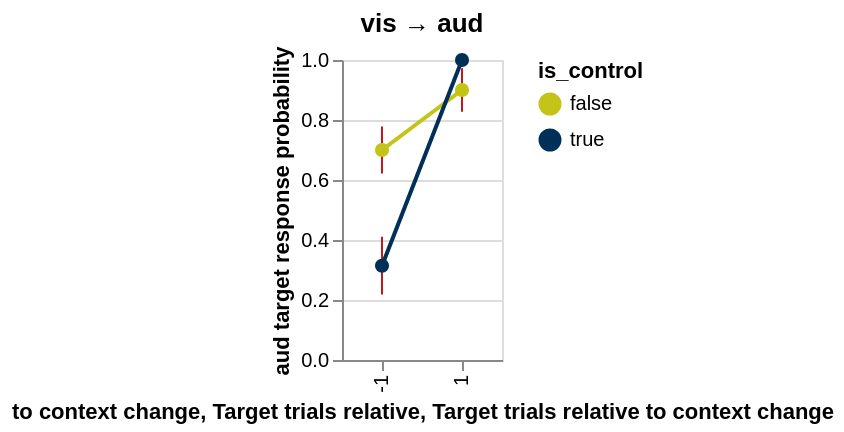

Source (notebook cell):
### Code cell
import altair as alt

df = (
    pl.read_parquet("vayle_muscimol.parquet")        
)

next_rew_df = (
    df.unique(['session_id', 'block_index']).sort('block_index').group_by('session_id', maintain_order=True).agg('block_index', 'rewarded_modality')
    .with_columns(
        pl.col('rewarded_modality').list.shift(1).alias('prev_rewarded_modality'),
        pl.col('rewarded_modality').list.shift(-1).alias('next_rewarded_modality'),
    )
    .explode('block_index', 'prev_rewarded_modality', 'next_rewarded_modality')
    .drop('rewarded_modality')
)

# - vis block to aud block transitions
#   - aud target, unrewarded -> aud target rewarded
#
trial_to_use = 1 # second autoreward
to_aud_rew_df = (
    df
    .join(next_rew_df, on=['session_id', 'block_index'])
    .filter(
        pl.col('is_aud_target'),
    )
    .with_columns(
        (pl.col('trial_index_in_block') == pl.col('trial_index_in_block').max()).over('session_id', 'block_index').alias('is_last_trial_in_block'),
        (pl.col('trial_index_in_block') == trial_to_use).over('session_id', 'block_index').alias('is_first_trial_in_block'),
    )
    .with_columns(
        pl.when(pl.col('is_last_trial_in_block') & pl.col('is_vis_rewarded') & pl.col('next_rewarded_modality').eq('aud'))
        .then(-1)
        .when(pl.col('is_first_trial_in_block') & pl.col('is_aud_rewarded') & pl.col('prev_rewarded_modality').eq('vis'))
        .then(1)
        .otherwise(None)
        .alias('trial')
    )
    .drop_nulls('trial')
    .with_columns(
        pl.col('is_response').sum().over('session_id', 'trial').alias('n_responses'),
        pl.col('is_aud_target').len().over('session_id', 'trial').alias('n_trials'),
        (pl.col('is_response').sum() / pl.col('is_aud_target').len()).over('session_id', 'trial').alias('response probability')
    )
    .sort('session_id')
    .group_by('subject_id', 'trial', 'is_control')
    .agg(
        pl.col('response probability').mean(),
    )
) 

lines = alt.Chart(to_aud_rew_df, width=80, height=150).mark_line(point=True).encode(
    x='trial:N',
    y='mean(response probability):Q',
    color='is_control:N'
)
dots = alt.Chart(to_aud_rew_df).mark_point(filled=True, size=50).encode(
    x=alt.X('trial:N', title={'Target trials relative to context change'}),
    y=alt.Y('mean(response probability):Q', title='aud target response probability'),  
    color=alt.Color('is_control:N').scale(range=[ "#C4C418", '#003057'])
)
error = alt.Chart(to_aud_rew_df).mark_errorbar(color="#C41818").encode(
    x=alt.X('trial:N', title={'Target trials relative','to context change'}),
    y=alt.Y('mean(response probability):Q', title='aud target response probability'),  
    detail=alt.Color('is_control:N'),
)
chart = (error + lines + dots).properties(title='vis → aud')
chart.save('vis_to_aud_transition_aud_target_response_probability.html')
chart.save('aud_to_vis_transition_vis_target_response_probability.svg')
chart.save(r'C:\Users\vayle.lafehr\Downloads\vis_to_aud_transition_aud_target_response_probability.svg')
chart

### Figure 1 — Vega-Lite specification as saved in the notebook (floating-point values rounded to 4 significant figures)
{"config": {"view": {"continuousWidth": 300, "continuousHeight": 300}}, "layer": [{"mark": {"type": "errorbar", "color": "#C41818"}, "encoding": {"detail": {"field": "is_control", "type": "nominal"}, "x": {"field": "trial", "title": ["to context change", "Target trials relative"], "type": "nominal"}, "y": {"aggregate": "mean", "field": "response probability", "title": "aud target response probability", "type": "quantitative"}}}, {"mark": {"type": "line", "point": true}, "encoding": {"color": {"field": "is_control", "type": "nominal"}, "x": {"field": "trial", "type": "nominal"}, "y": {"aggregate": "mean", "field": "response probability", "type": "quantitative"}}}, {"mark": {"type": "point", "filled": true, "size": 50}, "encoding": {"color": {"field": "is_control", "scale": {"range": ["#C4C418", "#003057"]}, "type": "nominal"}, "x": {"field": "trial", "title": ["Target trials relative to context change"], "type": "nominal"}, "y": {"aggregate": "mean", "field": "response probability", "title": "aud target response probability", "type": "quantitative"}}}], "data": {"name": "data-532ff8af345d5d574d4c5368ec4f5d08"}, "height": 150, "title": "vis → aud", "width": 80, "$schema": "https://vega.github.io/schema/vega-lite/v5.20.1.json", "datasets": {"data-532ff8af345d5d574d4c5368ec4f5d08": [{"subject_id": "772657", "trial": 1, "is_control": false, "response probability": 1.0}, {"subject_id": "774470", "trial": 1, "is_control": false, "response probability": 0.5}, {"subject_id": "774916", "trial": 1, "is_control": false, "response probability": 0.8}, {"subject_id": "767405", "trial": 1, "is_control": true, "response probability": 1.0}, {"subject_id": "728053", "trial": 1, "is_control": false, "response probability": 1.0}, {"subject_id": "782106", "trial": 1, "is_control": false, "response probability": 1.0}, {"subject_id": "782106", "trial": 1, "is_control": true, "response probability": 1.0}, {"subject_id": "772657", "trial": -1, "is_control": false, "response probability": 0.6}, {"subject_id": "772657", "trial": -1, "is_control": true, "response probability": 0.0}, {"subject_id": "774916", "trial": -1, "is_control": false, "response probability": 0.8}, {"subject_id": "782106", "trial": -1, "is_control": false, "response probability": 1.0}, {"subject_id": "774470", "trial": 1, "is_control": true, "response probability": 1.0}, {"subject_id": "728053", "trial": -1, "is_control": true, "response probability": 0.4}, {"subject_id": "774916", "trial": -1, "is_control": true, "response probability": 0.6}, {"subject_id": "767405", "trial": -1, "is_control": false, "response probability": 0.4}, {"subject_id": "782106", "trial": -1, "is_control": true, "response probability": 0.2}, {"subject_id": "739828", "trial": -1, "is_control": false, "response probability": 0.8}, {"subject_id": "774470", "trial": -1, "is_control": false, "response probability": 0.5}, {"subject_id": "739828", "trial": 1, "is_control": false, "response probability": 1.0}, {"subject_id": "728053", "trial": -1, "is_control": false, "response probability": 0.8}, {"subject_id": "728053", "trial": 1, "is_control": true, "response probability": 1.0}, {"subject_id": "774916", "trial": 1, "is_control": true, "response probability": 1.0}, {"subject_id": "767405", "trial": -1, "is_control": true, "response probability": 0.4}, {"subject_id": "767405", "trial": 1, "is_control": false, "response probability": 1.0}, {"subject_id": "739828", "trial": 1, "is_control": true, "response probability": 1.0}, {"subject_id": "739828", "trial": -1, "is_control": true, "response probability": 0.6}, {"subject_id": "774470", "trial": -1, "is_control": true, "response probability": 0.0}, {"subject_id": "772657", "trial": 1, "is_control": true, "response probability": 1.0}]}}
